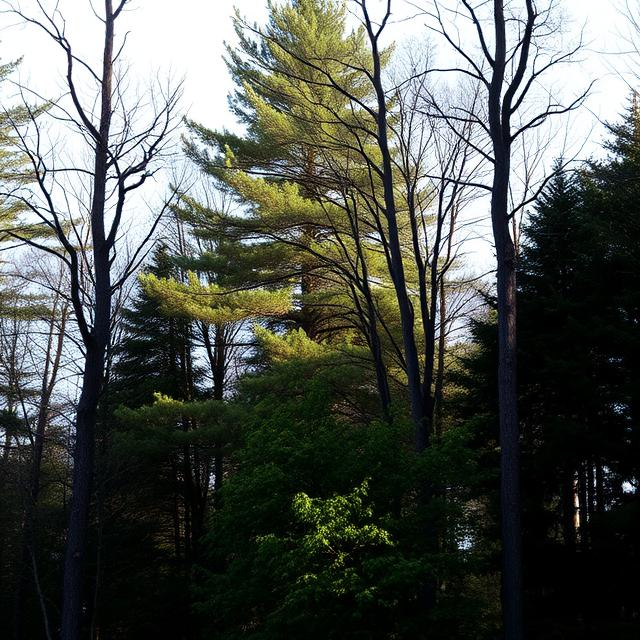
#> input picture HW1/input-images/Q1-input1.jpg, 640 x 640 px; the run also reads 1 picture not shown here
$ jupyter execute --allow-errors HW1.ipynb   (text cells are left out)
#> lines starting #> are read from the running program, lines starting #| are printed output that depends on the picture; after the words box and inside, x2 and y2 are one past the last pixel; in counts of white or black regions, pixels touching at a corner belong together; pictures that were not available may be replaced by others from this repository, and a replacement may not be noted
#> further down, img1 is the input picture: shape (640, 640, 3); mean B, G, R 83.1, 88.9, 84.6
[cell 1]
# Do not modify this cell
import cv2
import numpy as np
import matplotlib.pylab as plt

[cell 2]
def negative_transform(img: np.ndarray):
    # Negative transform: y = 255 - x
    return 255 - img

[cell 3]
def log_transform(img: np.ndarray, alpha):
    # Convert image to float for accurate computation
#> called with alpha = 0.05
    img_float = img.astype(np.float32)
    # Log transform: y = 255 * log(1 + alpha*x) / log(1 + 255*alpha)
    transformed = 255 * (np.log(1 + alpha * img_float) / np.log(1 + 255 * alpha))
    # Clip values to [0, 255] and convert back to uint8
    return np.uint8(np.clip(transformed, 0, 255))

[cell 4]
def gamma_transform(img: np.ndarray, gamma):
    # Convert image to float for accurate computation
#> called with gamma = 0.5
    img_float = img.astype(np.float32)
    # Gamma transform: y = 255 * (x/255)^gamma
    transformed = 255 * ((img_float / 255) ** gamma)
    # Clip values to [0, 255] and convert back to uint8
    return np.uint8(np.clip(transformed, 0, 255))

[cell 5]
# Read the first input image
img1 = cv2.imread('input-images/Q1-input1.jpg')

# Apply the transformations on each channel (functions work element-wise)
img1_neg = negative_transform(img1)
img1_log = log_transform(img1, alpha=0.05)   # alpha chosen to make the log effect visible
img1_gamma = gamma_transform(img1, gamma=0.5)  # gamma < 1 brightens the image

# Save the output images
cv2.imwrite('output-images/Q1-output-neg.jpg', img1_neg)
cv2.imwrite('output-images/Q1-output-log.jpg', img1_log)
cv2.imwrite('output-images/Q1-output-gamma.jpg', img1_gamma)
#> Out = True

[cell 6]
img2 = cv2.imread('input-images/Q1-input2.jpg')

# Enhance the intensity of the second image by combining transformations.
# Here, we first apply a gamma transform (with gamma=0.7 to brighten the image)
# and then a log transform (with alpha=0.05) to boost details in darker regions.
#> (the rest of this cell did not finish here and is left out)


# Save the enhanced image
cv2.imwrite('output-images/Q1-output-enhanced.jpg', img2_enhanced)

[cell 7]
def histogram_specification(img: np.ndarray, hist1: np.ndarray, hist2: np.ndarray):
    # Compute the cumulative distribution function (CDF) for both histograms
    cdf1 = np.cumsum(hist1)
    cdf2 = np.cumsum(hist2)

    # Normalize the CDFs to be in the range [0,1]
    cdf1_normalized = cdf1 / cdf1[-1]
    cdf2_normalized = cdf2 / cdf2[-1]

    # Build the lookup table (mapping) from source intensities to target intensities.
    # For each intensity value i in the source, find the intensity j in the target
    # such that the difference between cdf1[i] and cdf2[j] is minimized.
    mapping = np.zeros(256, dtype=np.uint8)
    for i in range(256):
        # Find the target intensity that minimizes the absolute difference
        diff = np.abs(cdf1_normalized[i] - cdf2_normalized)
        mapping[i] = np.argmin(diff)

    # Apply the mapping to the image.
    # Since img contains intensity values in [0,255], we can use the mapping as a LUT.
    return mapping[img]

[cell 8]
img1 = cv2.imread('input-images/Q2-input1.jpg', cv2.IMREAD_GRAYSCALE)
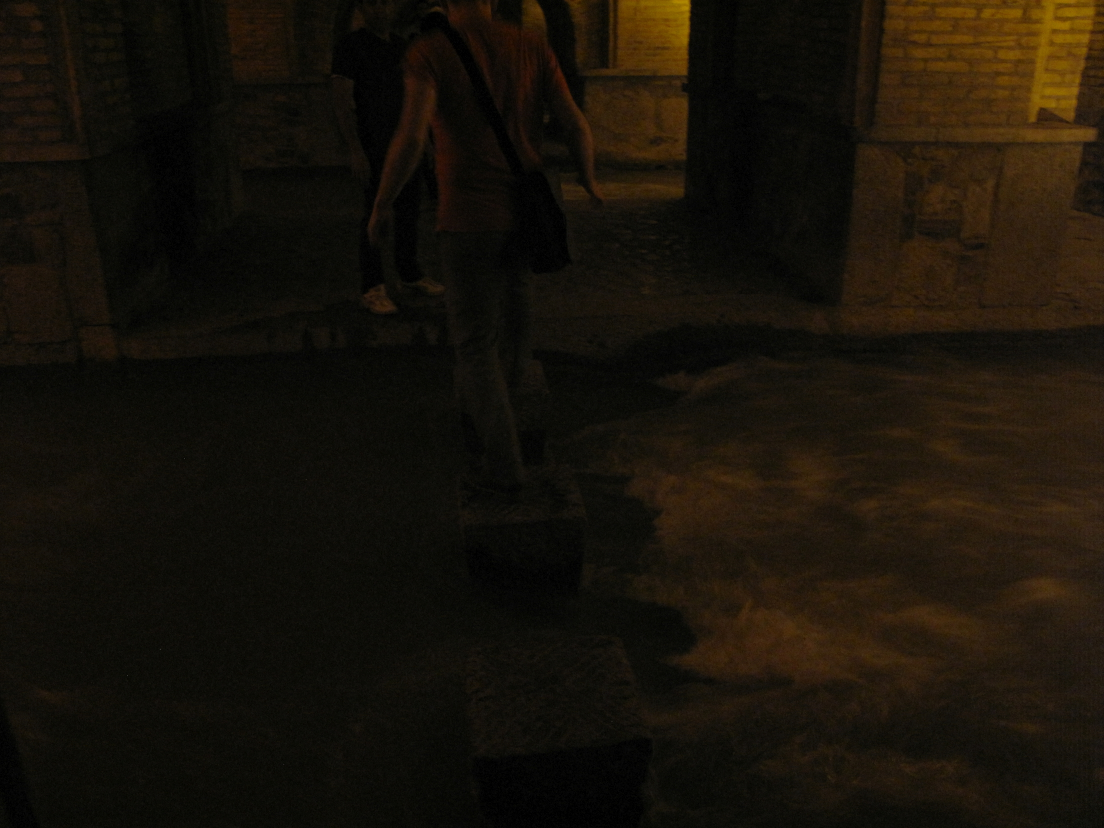
#> input picture HW1/input-images/Q2-input1.jpg, 2208 x 1656 px (shown at 1/2 size)
#> img1: shape (1656, 2208); min 0, max 135, mean 18.8
img2 = cv2.imread('input-images/Q2-input2.jpg', cv2.IMREAD_GRAYSCALE)
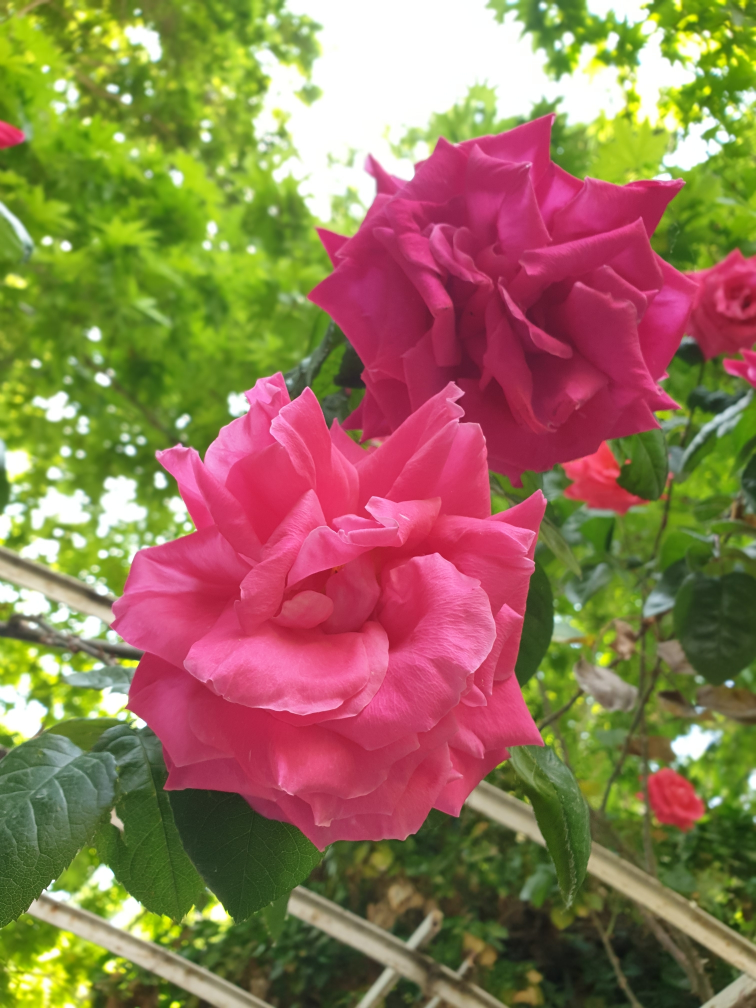
#> input picture HW1/input-images/Q2-input2.jpg, 1512 x 2016 px (shown at 1/2 size)
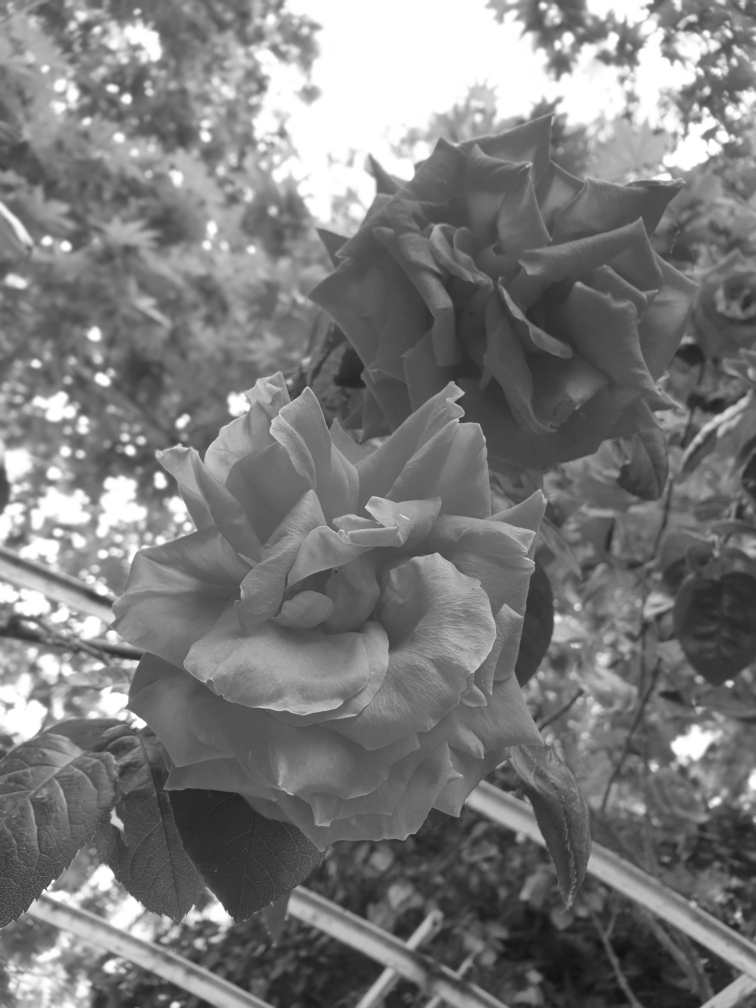
#> img2: shape (2016, 1512) (shown at 1/2 size); min 15, max 255, mean 122.6

# Compute histograms for both images.
# hist1: histogram of the source image; hist2: histogram of the target image.
hist1 = cv2.calcHist([img1], [0], None, [256], [0, 256]).flatten()
#> hist1 = 256 values, max 313026 at index 9, min 0 at index 136, mean 14283
hist2 = cv2.calcHist([img2], [0], None, [256], [0, 256]).flatten()
#> hist2 = 256 values, max 158934 at index 255, min 0 at index 0, mean 11907

# Apply histogram specification: adjust the histogram of img1 to match that of img2.
output_img = histogram_specification(img1, hist1, hist2)
#> in histogram_specification, `cdf1 = np.cumsum(hist1)`: cdf1 = 256 values from 82347 to 3656448
#> in histogram_specification, `cdf2 = np.cumsum(hist2)`: cdf2 = 256 values from 0 to 3048192
#> in histogram_specification, `cdf1_normalized = cdf1 / cdf1[-1]`: cdf1_normalized = 256 values from 0.0225 to 1
#> in histogram_specification, `cdf2_normalized = cdf2 / cdf2[-1]`: cdf2_normalized = 256 values from 0 to 1
#> after the loop in histogram_specification, `for i in range(256):`: mapping = 256 values from 43 to 255
#> in histogram_specification, `return mapping[img]`:
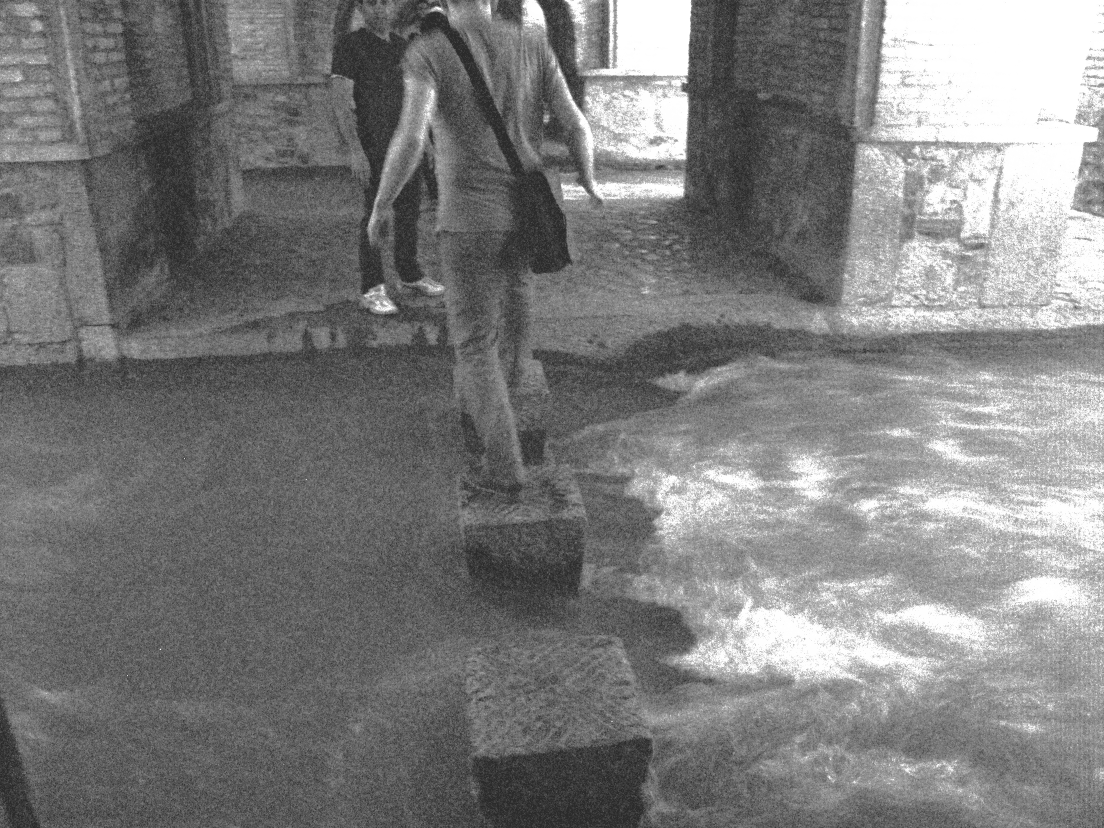
#> returned value: shape (1656, 2208) (shown at 1/2 size); min 43, max 255, mean 125.1

# Save the resulting image
cv2.imwrite('output-images/Q2-output.jpg', output_img)
#> Out = True

[cell 9]
img = cv2.imread('input-images/Q3-input.jpg')
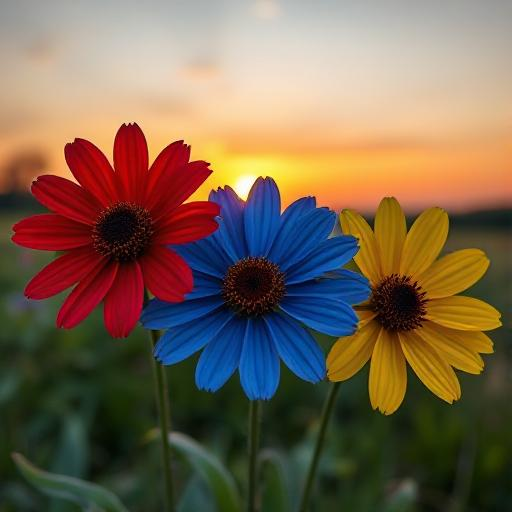
#> input picture HW1/input-images/Q3-input.jpg, 512 x 512 px
#> img is the input picture: shape (512, 512, 3); mean B, G, R 79.4, 100.4, 119.5
hsv = cv2.cvtColor(img, cv2.COLOR_BGR2HSV)
#> hsv: shape (512, 512, 3); mean H, S, V 48.9, 140.7, 135.5

# Define HSV ranges for red (split into two parts)
lower_red1 = np.array([0, 70, 50])
upper_red1 = np.array([10, 255, 255])
lower_red2 = np.array([170, 70, 50])
upper_red2 = np.array([180, 255, 255])
mask_red1 = cv2.inRange(hsv, lower_red1, upper_red1)
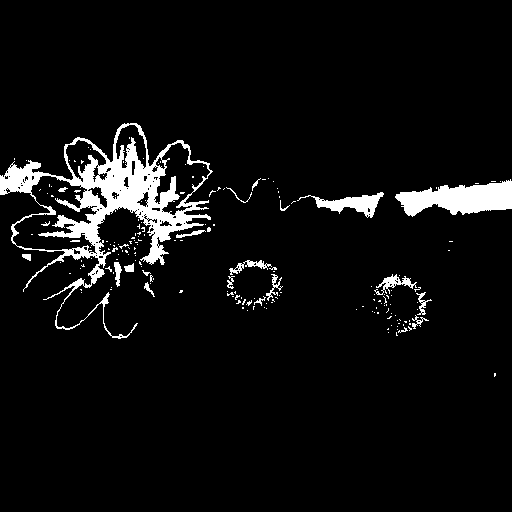
#> mask_red1: shape (512, 512); 5.9% white; 188 white regions (167 under 20 px), largest, box (x1, y1, x2, y2) and area: (0, 123, 213, 339) 9808, (395, 179, 512, 217) 2692, (297, 192, 384, 218) 823
mask_red2 = cv2.inRange(hsv, lower_red2, upper_red2)
#> mask_red2: shape (512, 512); 5.9% white; 120 white regions (106 under 20 px), largest, box (x1, y1, x2, y2) and area: (23, 197, 219, 336) 8128, (13, 176, 97, 254) 3181, (154, 143, 210, 215) 1802
mask_red = cv2.bitwise_or(mask_red1, mask_red2)
#> mask_red: shape (512, 512); 11.7% white; 119 white regions (107 under 20 px), largest, box (x1, y1, x2, y2) and area: (0, 123, 219, 339) 25603, (395, 179, 512, 217) 2692, (280, 192, 384, 218) 885

# Optionally refine the mask using morphological operations
kernel = np.ones((3,3), np.uint8)
mask_red = cv2.morphologyEx(mask_red, cv2.MORPH_OPEN, kernel, iterations=2)
#> mask_red: shape (512, 512); 10.9% white; 6 white regions

# --- Contour filtering for the red mask ---
# Find contours in the red mask
contours, _ = cv2.findContours(mask_red.copy(), cv2.RETR_EXTERNAL, cv2.CHAIN_APPROX_SIMPLE)
#> contours = 6 contours, 1 with area under 20; largest, box (x1, y1, x2, y2) and area: (0, 123, 219, 338) 27180, (396, 181, 512, 215) 2490, (317, 195, 379, 212) 634, (387, 277, 395, 284) 38, (25, 254, 31, 259) 20

# Create an empty refined mask
refined_mask_red = np.zeros_like(mask_red)

# Filter contours by area (adjust the threshold as needed)
for cnt in contours:
    if cv2.contourArea(cnt) > 100:  # only keep regions with significant area
        cv2.drawContours(refined_mask_red, [cnt], -1, 255, thickness=cv2.FILLED)
#> this loop made 6 passes
#> cnt on passes 1, 3: [[405, 280], [405, 284], [409, 284], [409, 280]], [[25, 254], [25, 258], [30, 258], [30, 254]]
#> refined_mask_red: shape (512, 512); 11.9% white; 3 white regions, box (x1, y1, x2, y2) and area: (0, 123, 219, 338) 27757, (396, 181, 512, 215) 2632, (317, 195, 379, 212) 710

# Replace red regions with the target color (violet) using the refined mask
output = img.copy()
violet = (238, 130, 238)  # BGR for violet
output[refined_mask_red > 0] = violet
#> output: shape (512, 512, 3); 11.86% of pixels changed, all inside (x1, y1, x2, y2) = (0, 123, 512, 338)

# You would similarly refine masks for blue and yellow,
# then replace them with pink and orange respectively.

# For demonstration, here's a similar approach for blue:
lower_blue = np.array([90, 50, 50])
upper_blue = np.array([130, 255, 255])
mask_blue = cv2.inRange(hsv, lower_blue, upper_blue)
#> mask_blue: shape (512, 512); 10.1% white; 14 white regions (11 under 20 px), largest, box (x1, y1, x2, y2) and area: (140, 182, 371, 401) 26209, (14, 295, 28, 306) 81, (197, 488, 207, 500) 61
mask_blue = cv2.morphologyEx(mask_blue, cv2.MORPH_OPEN, kernel, iterations=2)
#> mask_blue: shape (512, 512); 9.9% white; 2 white regions
contours, _ = cv2.findContours(mask_blue.copy(), cv2.RETR_EXTERNAL, cv2.CHAIN_APPROX_SIMPLE)
#> contours = 2 contours; box (x1, y1, x2, y2) and area: (140, 183, 371, 401) 29264, (15, 296, 22, 302) 29
refined_mask_blue = np.zeros_like(mask_blue)
for cnt in contours:
    if cv2.contourArea(cnt) > 100:
        cv2.drawContours(refined_mask_blue, [cnt], -1, 255, thickness=cv2.FILLED)
#> this loop made 2 passes
#> refined_mask_blue: shape (512, 512); 11.3% white; 1 white region, box (x1, y1, x2, y2) and area: (140, 183, 371, 401) 29738
pink = (193, 182, 255)  # BGR for pink
output[refined_mask_blue > 0] = pink
#> output: shape (512, 512, 3); mean B, G, R 113.6, 127.4, 159

# And for yellow:
lower_yellow = np.array([20, 70, 50])
upper_yellow = np.array([35, 255, 255])
mask_yellow = cv2.inRange(hsv, lower_yellow, upper_yellow)
#> mask_yellow: shape (512, 512); 8.9% white; 91 white regions (69 under 20 px), largest, box (x1, y1, x2, y2) and area: (339, 199, 512, 405) 13654, (191, 140, 356, 200) 4248, (367, 341, 408, 416) 1948
mask_yellow = cv2.morphologyEx(mask_yellow, cv2.MORPH_OPEN, kernel, iterations=2)
#> mask_yellow: shape (512, 512); 7.8% white; 25 white regions
contours, _ = cv2.findContours(mask_yellow.copy(), cv2.RETR_EXTERNAL, cv2.CHAIN_APPROX_SIMPLE)
#> contours = 25 contours, 2 with area under 20; largest, box (x1, y1, x2, y2) and area: (339, 200, 512, 331) 8066, (192, 140, 350, 200) 3980, (408, 333, 495, 403) 2734, (368, 343, 407, 415) 1746, (328, 332, 368, 381) 851
refined_mask_yellow = np.zeros_like(mask_yellow)
for cnt in contours:
    if cv2.contourArea(cnt) > 100:
        cv2.drawContours(refined_mask_yellow, [cnt], -1, 255, thickness=cv2.FILLED)
#> this loop made 25 passes
#> cnt on passes 1, 2, 3, 9, 15, 17, 20, 22: [[255, 496], [255, 503], [259, 503], [259, 496]], [[32, 467], [32, 471], [36, 471], [36, 467]], [[20, 459], [20, 463], [25, 463], [25, 459]], [[27, 364], [27, 368], [31, 368], [31, 364]], [[357, 325], [357, 330], [361, 330], [361, 325]], [[506, 289], [506, 297], [511, 297], [511, 289]], [[9, 249], [9, 253], [15, 253], [15, 249]], [[359, 241], [359, 252], [365, 252], [365, 241]]
#> refined_mask_yellow: shape (512, 512); 7.6% white; 9 white regions, largest, box (x1, y1, x2, y2) and area: (339, 200, 512, 331) 8579, (192, 140, 350, 200) 4186, (408, 333, 495, 403) 2937
orange = (0, 165, 255)  # BGR for orange
output[refined_mask_yellow > 0] = orange
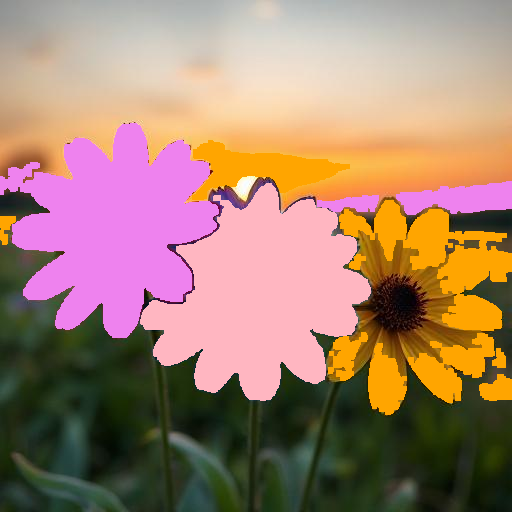
#> output: shape (512, 512, 3); mean B, G, R 111.5, 130.2, 165.7

# Save the result
cv2.imwrite('output-images/Q3-output.jpg', output)
#> Out = True

#> (a cell that did not finish here is left out)

[cell 11]
img=cv2.imread('Q4-input.jpg')
#> img is the input picture: shape (2016, 1512, 3); mean B, G, R 85.2, 117.6, 146.5
# TODO: Apply the filters

[cell 12]
def gaussian_kernel(kernel_size: int, sigma):
  # TODO: create the gaussian kernel with given size and sigma
  pass

[cell 13]
def gaussian_sharpen(img: np.ndarray, kernel: np.ndarray, alpha: float):
  # TODO: sharpen the image and return both the result and unsharp mask
  pass

[cell 14]
img=cv2.imread('Q5-input.jpg')
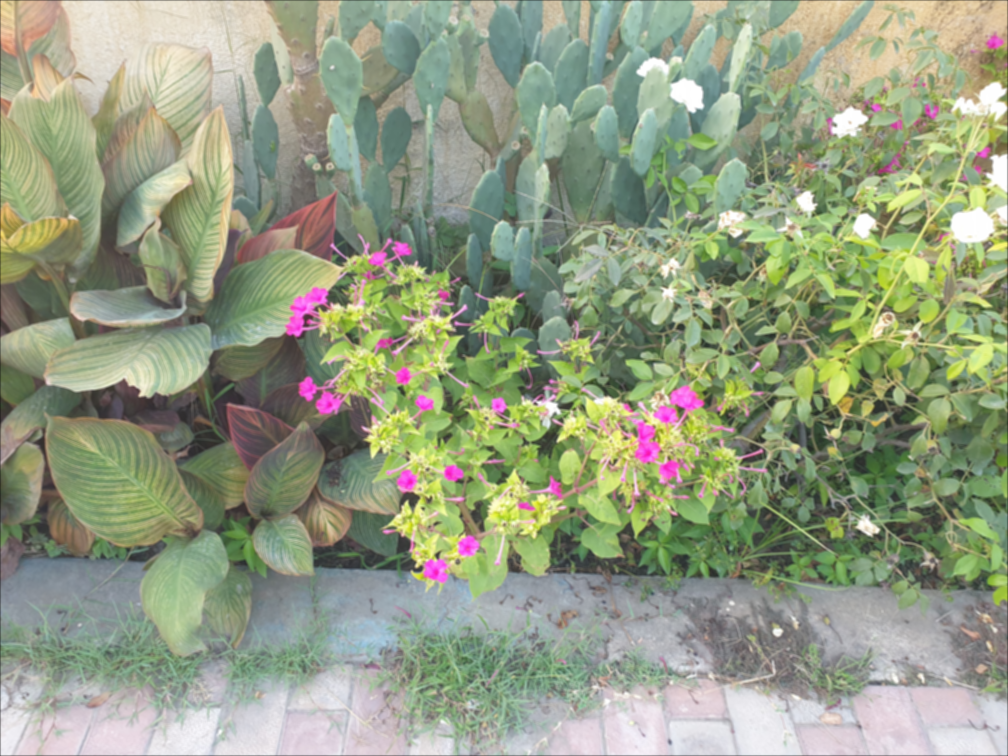
#> input picture HW1/Q5-input.png, 1008 x 756 px, given in place of Q5-input.jpg, which was not available
#> img is the input picture: shape (756, 1008, 3); mean B, G, R 131.2, 157.3, 148.6
# TODO: Sharpen the image and save the result and the unsharp mask
